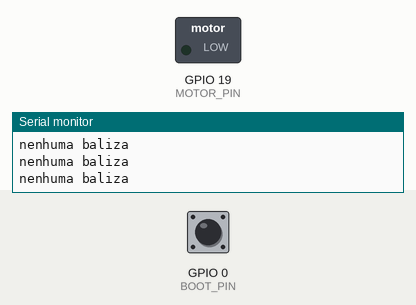
Simulated run of this sketch. Board: ESP32. Parts: switched loads named in the sketch (green lamp = pin HIGH), the last lines printed to the serial monitor. The inputs (shaded band) are chosen by the test bench; at power-on: GPIO 0 (BOOT_PIN) HIGH. Nothing arrives over Bluetooth unless stated; a phone connects over Bluetooth LE 3 s after start.

Above: at 1.2 s.
1.3 s: GPIO 0 (BOOT_PIN) pulled LOW for 0.15 s
At 2.6 s:
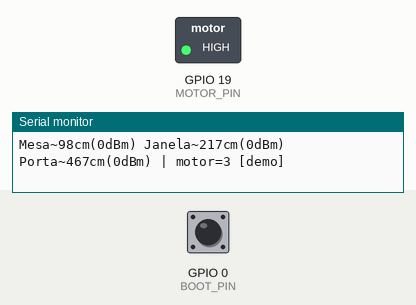
4.4 s: GPIO 0 (BOOT_PIN) pulled LOW for 1 s
At 5.2 s:
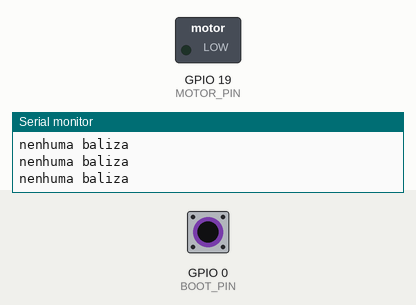
6.9 s: GPIO 0 (BOOT_PIN) pulled LOW for 0.15 s
At 8.6 s:
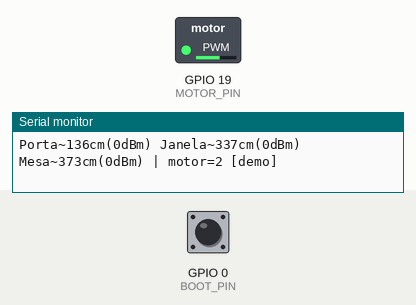
8.9 s: GPIO 0 (BOOT_PIN) pulled LOW for 3.2 s
13.6 s: GPIO 0 (BOOT_PIN) pulsed LOW 5 times (0.12 s each, 0.3 s apart)
At 16.7 s:
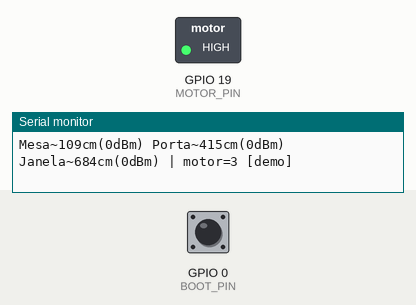
Timing chart, 0 to 17.6 s (numbered marks = the images above; inputs shaded):
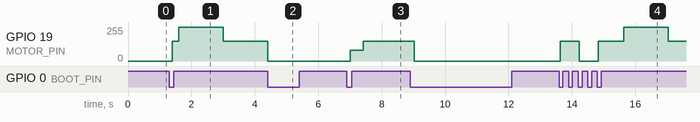

The sketch:

bracelete_ble.ino
```cpp
// Bracelete Inteligente ESP32 - Prática de Extensão III (IFPR Pinhais)
// Matheus Schionato e Vairtles Liel
//
// Sem sensor de distância: o bracelete escuta balizas BLE (aparelhos cujo nome
// começa com "BALIZA-", ex.: "BALIZA-Porta") espalhadas pela sala, estima a
// distância de cada uma pela intensidade do sinal (RSSI), vibra conforme a mais
// próxima e ENVIA todas ao celular via BLE (notify) para orientação.
// Fluxo unidirecional ESP32 -> celular: a característica não aceita escrita.
//
// Placa: ESP32-C3 (padrão) ou ESP32 Dev Module | Core: esp32 by Espressif 3.x

#include <BLEDevice.h>
#include <BLEServer.h>
#include <BLEScan.h>
#include <BLE2902.h>

// No ESP32-C3 os GPIO 18/19 são o USB nativo e 2/8/9 são de boot
#if CONFIG_IDF_TARGET_ESP32C3
#define MOTOR_PIN 5
#define BOOT_PIN 9
#else
#define MOTOR_PIN 19
#define BOOT_PIN 0
#endif

#define DEVICE_NAME "Bracelete-ESP32"
#define SERVICE_UUID "309229c8-9c1c-477a-a03f-3384523c5ebc"
#define DIST_CHAR_UUID "09104702-68f7-4e84-b2d0-de4fe213ea52"
#define BEACON_PREFIX "BALIZA-"

const int PWM_FREQ = 5000;
const int PWM_RES = 8;
const unsigned long NOTIFY_MS = 500;
// Anúncios se perdem enquanto o rádio atende o celular: tolera alguns segundos
const unsigned long BEACON_TIMEOUT_MS = 6000;

// Modelo log-distância: RSSI medido a 1 m e expoente do ambiente (2 = aberto,
// 3 = interno com obstáculos). Calibrar com a baliza real a 1 m.
const float RSSI_1M = -59.0;
const float PATH_LOSS_N = 2.5;
const float RSSI_ALPHA = 0.15;  // suavização da média móvel exponencial

struct Beacon {
  char name[16];
  float rssi;
  unsigned long lastSeen;
};

struct Point {
  char name[16];
  int cm;
  int rssi;
};

const int MAX_BEACONS = 8;
Beacon beacons[MAX_BEACONS];
portMUX_TYPE beaconsMux = portMUX_INITIALIZER_UNLOCKED;

// Modo demonstração: simula três balizas se movendo pela sala.
// Liga/desliga apertando o botão BOOT com a placa rodando.
volatile bool demoMode = false;
volatile unsigned long lastPress = 0;

BLEServer *server;
BLECharacteristic *distChar;
bool connected = false;
unsigned long lastNotify = 0;
int motorLevel = 0;

class ServerCallbacks : public BLEServerCallbacks {
  void onConnect(BLEServer *) override { connected = true; }
  void onDisconnect(BLEServer *) override {
    connected = false;
    BLEDevice::startAdvertising();
  }
};

class ScanCallbacks : public BLEAdvertisedDeviceCallbacks {
  void onResult(BLEAdvertisedDevice dev) override {
    if (!dev.haveName()) return;
    String full = dev.getName();
    if (!full.startsWith(BEACON_PREFIX)) return;
    String name = full.substring(strlen(BEACON_PREFIX));
    name.replace(",", " ");
    name.replace(";", " ");
    name.replace(":", " ");
    name.replace("|", " ");
    int rssi = dev.getRSSI();
    unsigned long now = millis();

    portENTER_CRITICAL(&beaconsMux);
    int slot = -1, oldest = 0;
    for (int i = 0; i < MAX_BEACONS; i++) {
      if (beacons[i].lastSeen && name.equals(beacons[i].name)) { slot = i; break; }
      if (beacons[i].lastSeen < beacons[oldest].lastSeen) oldest = i;
    }
    if (slot < 0) {
      slot = oldest;
      strlcpy(beacons[slot].name, name.c_str(), sizeof(beacons[slot].name));
      beacons[slot].rssi = rssi;
    } else {
      beacons[slot].rssi += RSSI_ALPHA * (rssi - beacons[slot].rssi);
    }
    beacons[slot].lastSeen = now;
    portEXIT_CRITICAL(&beaconsMux);
  }
};

// Interrupção: o loop fica bloqueado em delay e perderia toques rápidos
void IRAM_ATTR onBootPress() {
  unsigned long now = millis();
  if (now - lastPress > 300) {
    demoMode = !demoMode;
    lastPress = now;
  }
}

int rssiToCm(float rssi) {
  return 100 * pow(10, (RSSI_1M - rssi) / (10 * PATH_LOSS_N));
}

int demoCm(unsigned long period, int minCm, int maxCm, unsigned long offset) {
  long t = (millis() + offset) % period;
  return minCm + labs(t - (long)period / 2) * (maxCm - minCm) / (period / 2);
}

// Balizas vistas nos últimos segundos, da mais próxima para a mais distante
int visiblePoints(Point *out) {
  int n = 0;
  if (demoMode) {
    const char *names[] = {"Porta", "Mesa", "Janela"};
    int cms[] = {demoCm(20000, 50, 600, 0), demoCm(14000, 80, 400, 5000), demoCm(26000, 150, 700, 9000)};
    for (int i = 0; i < 3; i++) {
      strlcpy(out[n].name, names[i], sizeof(out[n].name));
      out[n].rssi = 0;
      out[n++].cm = cms[i];
    }
  } else {
    unsigned long now = millis();
    float rssi[MAX_BEACONS];
    portENTER_CRITICAL(&beaconsMux);
    for (int i = 0; i < MAX_BEACONS; i++) {
      if (!beacons[i].lastSeen || now - beacons[i].lastSeen > BEACON_TIMEOUT_MS) continue;
      strlcpy(out[n].name, beacons[i].name, sizeof(out[n].name));
      rssi[n++] = beacons[i].rssi;
    }
    portEXIT_CRITICAL(&beaconsMux);
    for (int i = 0; i < n; i++) {
      out[i].rssi = rssi[i];
      out[i].cm = rssiToCm(rssi[i]);
    }
  }
  for (int i = 1; i < n; i++)
    for (int j = i; j > 0 && out[j].cm < out[j - 1].cm; j--) {
      Point tmp = out[j]; out[j] = out[j - 1]; out[j - 1] = tmp;
    }
  return n;
}

// 3 = até 1 m, 2 = até 2 m, 1 = até 4 m, 0 = longe.
// Histerese: para afastar de nível precisa passar 25% do limite, senão o
// ruído do RSSI faz a vibração ficar alternando na fronteira.
const int LIMITS[] = {400, 200, 100};

int levelWithHysteresis(int cm, int current) {
  int level = 0;
  for (int i = 0; i < 3; i++) if (cm <= LIMITS[i]) level = i + 1;
  if (level < current && cm <= LIMITS[current - 1] * 1.25) return current;
  return level;
}

const int DUTY[] = {0, 80, 150, 255};

void setupBle() {
  BLEDevice::init(DEVICE_NAME);
  BLEDevice::setMTU(247);  // cabe a lista de balizas numa notificação
  server = BLEDevice::createServer();
  server->setCallbacks(new ServerCallbacks());

  BLEService *service = server->createService(SERVICE_UUID);
  distChar = service->createCharacteristic(
      DIST_CHAR_UUID,
      BLECharacteristic::PROPERTY_READ | BLECharacteristic::PROPERTY_NOTIFY);
  distChar->addDescriptor(new BLE2902());
  distChar->setValue("0|");
  service->start();

  BLEAdvertising *adv = BLEDevice::getAdvertising();
  adv->addServiceUUID(SERVICE_UUID);
  adv->setScanResponse(true);
  BLEDevice::startAdvertising();

  // Varredura contínua com janela de 50% para sobrar rádio à conexão do celular
  BLEScan *scan = BLEDevice::getScan();
  scan->setAdvertisedDeviceCallbacks(new ScanCallbacks(), true);
  scan->setActiveScan(true);
  scan->setInterval(160);
  scan->setWindow(80);
  scan->start(0, nullptr, false);
}

void setup() {
  Serial.begin(115200);
  pinMode(BOOT_PIN, INPUT_PULLUP);
  attachInterrupt(digitalPinToInterrupt(BOOT_PIN), onBootPress, FALLING);
  ledcAttach(MOTOR_PIN, PWM_FREQ, PWM_RES);
  setupBle();
  Serial.println("Bracelete pronto, anunciando via BLE como " DEVICE_NAME);
}

void loop() {
  Point points[MAX_BEACONS];
  int n = visiblePoints(points);
  motorLevel = n ? levelWithHysteresis(points[0].cm, motorLevel) : 0;
  ledcWrite(MOTOR_PIN, DUTY[motorLevel]);

  // Payload: "<demo>|Nome:cm;Nome:cm;..." (mais próxima primeiro), limitado ao MTU
  String payload = String(demoMode ? 1 : 0) + "|";
  unsigned long now = millis();
  if (connected && now - lastNotify >= NOTIFY_MS) {
    size_t maxLen = server->getPeerMTU(server->getConnId()) - 3;
    for (int i = 0; i < n; i++) {
      String item = String(i ? ";" : "") + points[i].name + ":" + points[i].cm;
      if (payload.length() + item.length() > maxLen) break;
      payload += item;
    }
    distChar->setValue(payload.c_str());
    distChar->notify();
    lastNotify = now;
  }

  if (n == 0) Serial.println("nenhuma baliza");
  else {
    // RSSI bruto (média) para calibrar RSSI_1M: coloque a baliza a 1 m e copie o valor
    for (int i = 0; i < n; i++) Serial.printf("%s~%dcm(%ddBm) ", points[i].name, points[i].cm, points[i].rssi);
    Serial.printf("| motor=%d%s\n", motorLevel, demoMode ? " [demo]" : "");
  }
  delay(200);
}
```

Measured:
- after the input at 1.3 s, GPIO 19 (MOTOR_PIN): 0/255 → 149/255 after 0.10 s, → 255/255 0.20 s later, → 149/255 1.4 s later
- after the input at 4.4 s, GPIO 19 (MOTOR_PIN): 149/255 → 0/255 at once
- after the input at 6.9 s, GPIO 19 (MOTOR_PIN): 0/255 → 80/255 after 0.12 s, → 149/255 0.40 s later
- after the input at 13.6 s, GPIO 19 (MOTOR_PIN): 0/255 → 149/255 at once, → 0/255 0.60 s later, → 149/255 0.60 s later, → 255/255 0.80 s later, … (5 changes in this stretch)
